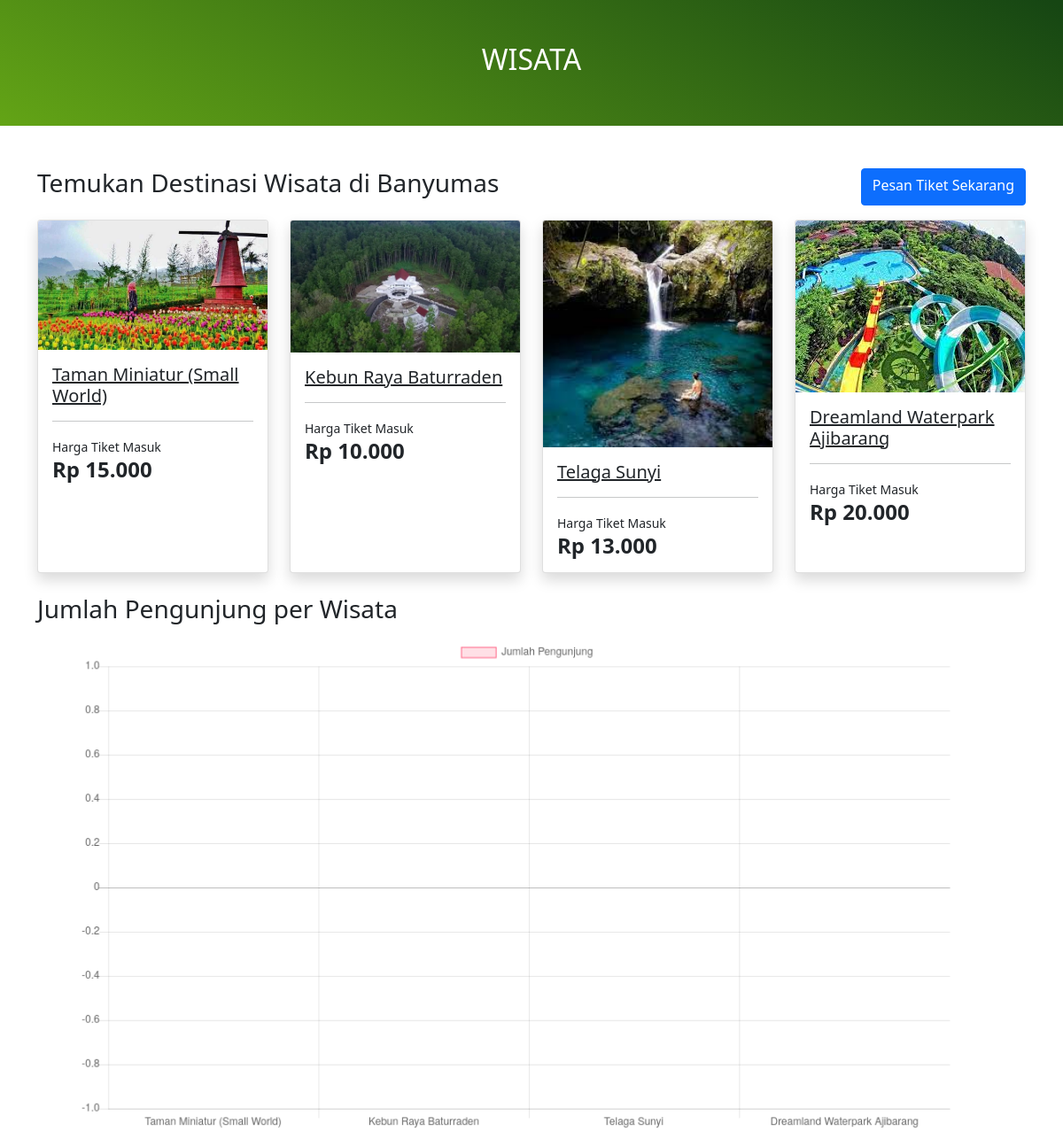
The page / on the database its author committed.
### tables this page shows
CREATE TABLE `wisata` (
  `wisata_id` int(11) NOT NULL,
  `nama_wisata` varchar(255) DEFAULT NULL,
  `harga` int(6) DEFAULT NULL,
  `visitors` int(10) NOT NULL DEFAULT 0,
  `gambar` varchar(255) DEFAULT NULL,
  `youtube` varchar(255) DEFAULT NULL
);

### models/Wisata.php (called while the page is built, shortened)
<?php
require_once __DIR__.'/../connection.php';
class Wisata {
    protected $table = 'wisata';
    public function showAll() {
        global $conn;
        $query = "SELECT * FROM $this->table";
        return $conn->query($query);
    }
}

### config.php (called while the page is built)
<?php
function rupiah($value){
	$converted = "Rp " . number_format($value,0,',','.');
	return $converted;
}

### index.php (the view, shortened to what this page needs)
<?php
    require __DIR__.'/connection.php';
    require __DIR__.'/config.php';
    include_once __DIR__.'/models/Wisata.php';
    $wisata = new Wisata;
?>
<!DOCTYPE html>
<html>
<head>
    <link rel="stylesheet" type="text/css" href="assets/css/bootstrap.min.css">
    <link rel="stylesheet" type="text/css" href="assets/css/custom.css">
</head>
<body>
    <div class="container-fluid text-center text-white mb-5">
        <div class="row py-5 header">
            <div class="col-6 mx-auto">
                <h2>WISATA</h2>
            </div>
        </div>
    </div>
    <div class="container">
        <div class="row mb-3">
            <div class="d-flex justify-content-between">
                <h3>Temukan Destinasi Wisata di Banyumas</h3>
                <a href="pesan.php" class="btn btn-primary">Pesan Tiket Sekarang</a>
            </div>
        </div>
        <div class="row row-cols-2 row-cols-md-4 g-4 mb-4">
            <?php
            foreach($wisata->showAll() as $value) {
            ?>
            <div class="col">
                <div class="card shadow h-100">
                    <img src="assets/img/<?= $value['gambar'] ?>" class="card-img-top" alt="...">
                    <div class="card-body">
                        <h5 class="card-title"><a class="link-dark stretched-link" href="detail.php?id=<?= $value['wisata_id'] ?>"><?= $value['nama_wisata'] ?></a></h5>
                        <hr>
                        <small>Harga Tiket Masuk</small>
                        <h4 class="card-text"><b><?= rupiah($value['harga']) ?></b></h4>
                    </div>
                </div>
            </div>
            <?php } ?>
        </div>
        <div class="row mb-3">
            <h3 class="mb-3">Jumlah Pengunjung per Wisata</h3>
            <canvas id="myChart"></canvas>
        </div>
    </div>
    <script>
        const ctx = document.getElementById('myChart').getContext('2d');
        const myChart = new Chart(ctx, {
            type: 'bar',
            data: {
                labels: [<?php foreach($wisata->showAll() as $item) { echo '"'. $item['nama_wisata'].'"'.','; } ?>],
                datasets: [{
                    label: 'Jumlah Pengunjung',
                    data: [<?php foreach($wisata->showAll() as $item) { echo $item['visitors'].','; } ?>],
                    backgroundColor: [
                        'rgba(255, 99, 132, 0.2)',
                        'rgba(54, 162, 235, 0.2)',
                        'rgba(255, 206, 86, 0.2)',
                        'rgba(75, 192, 192, 0.2)',
                        'rgba(153, 102, 255, 0.2)',
                        'rgba(255, 159, 64, 0.2)'
                    ],
                    borderColor: [
                        'rgba(255, 99, 132, 1)',
                        'rgba(54, 162, 235, 1)',
                        'rgba(255, 206, 86, 1)',
                        'rgba(75, 192, 192, 1)',
                        'rgba(153, 102, 255, 1)',
                        'rgba(255, 159, 64, 1)'
                    ],
                    borderWidth: 1
                }]
            },
            options: {
                scales: {
                    y: {
                        beginAtZero: true
                    }
                }
            }
        });
    </script>
</body>
</html>

### assets/css/custom.css (style rules this page uses)
.header { background: rgb(22,70,19); background: -moz-linear-gradient(207deg, rgba(22,70,19,1) 1%, rgba(99,164,22,1) 100%); background: -webkit-linear-gradient(207deg, rgba(22,70,19,1) 1%, rgba(99,164,22,1) 100%); background: linear-gradient(207deg, rgba(22,70,19,1) 1%, rgba(99,164,22,1) 100%); filter: progid:DXImageTransform.Microsoft.gradient(startColorstr="#164613",endColorstr="#63a416",GradientType=1); }

### rows shown on the page
wisata: gambar (picture), nama_wisata "Taman Miniatur (Small World)", harga "Rp 15.000"
wisata: gambar (picture), nama_wisata "Kebun Raya Baturraden", harga "Rp 10.000"
wisata: gambar (picture), nama_wisata "Telaga Sunyi", harga "Rp 13.000"
wisata: gambar (picture), nama_wisata "Dreamland Waterpark Ajibarang", harga "Rp 20.000"

### other values the page prints
chart data {{ $item['nama_wisata'] }} Taman Miniatur (Small World), Kebun Raya Baturraden, Telaga Sunyi, Dreamland Waterpark Ajibarang
chart data {{ $item['visitors'] }} 0, 0, 0, 0
